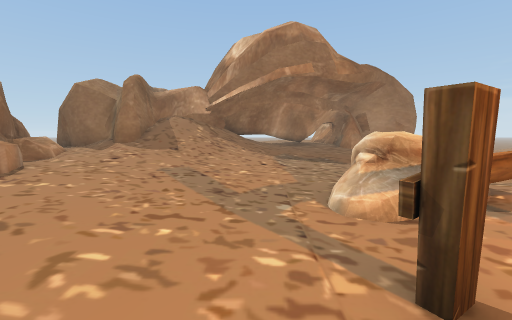
View 1 (above)

17 first-person views from a walk through a Unity game level. The camera is 1.4 m above the floor, tilts 6° down and sees 90° across. The floor is counted in squares, 1 m on a side. Each view is taken from the middle of a square. On the plan, view 1 faces up. The plan holds only what a view shows up to about 13 squares ahead; the rest is blank. The place goes on beyond the plan. Some surface patterns are stand-ins.

View 2
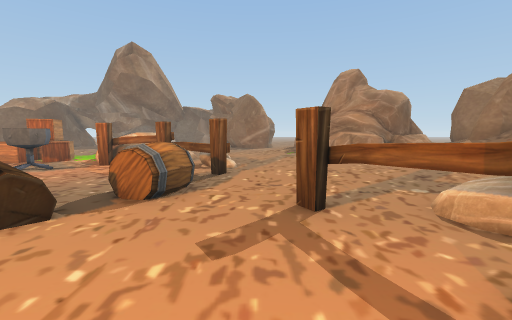

View 3
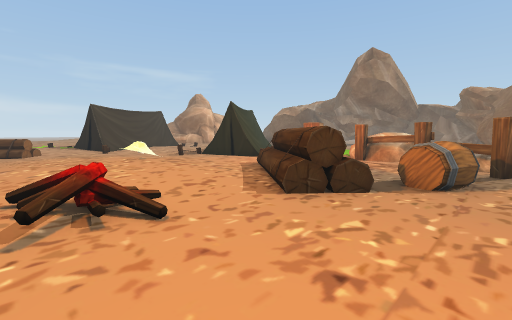

View 4
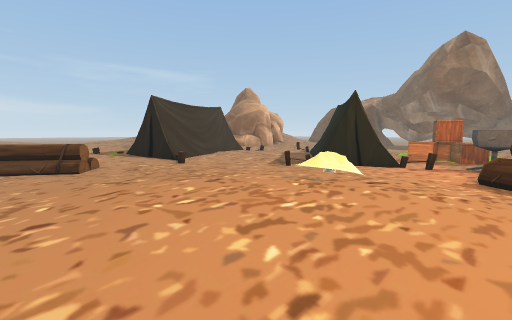

View 5
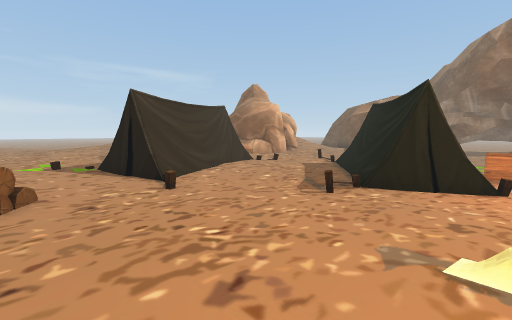

View 6
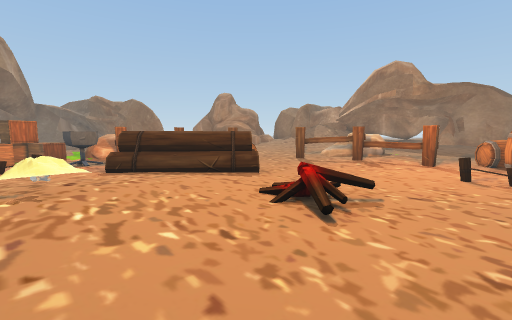

View 7
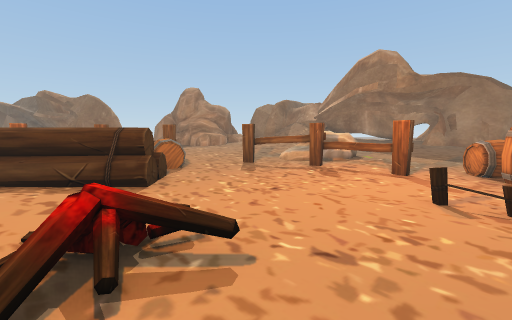

View 8
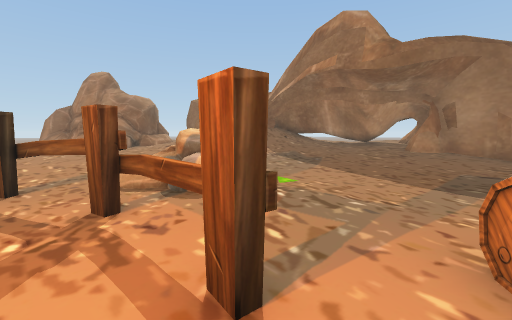

View 9
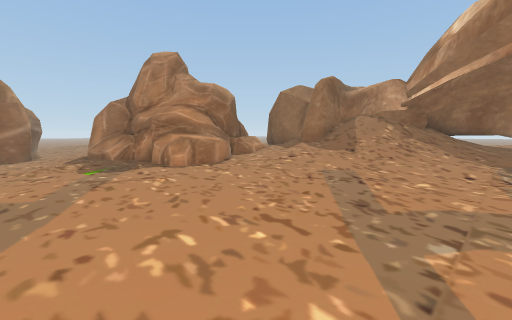

View 10
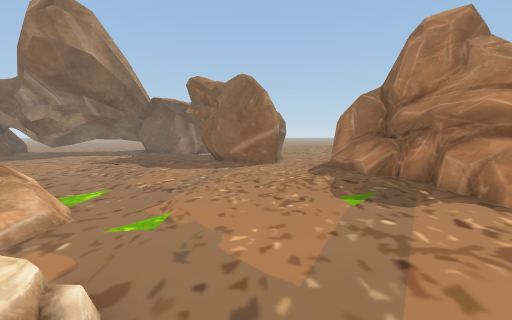

View 11
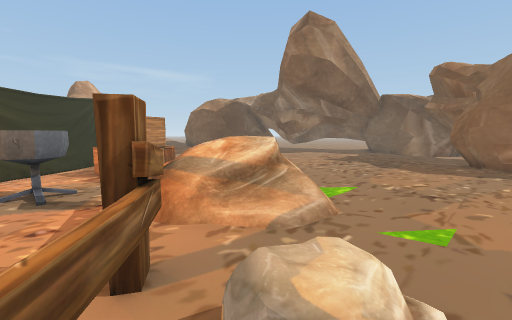

View 12
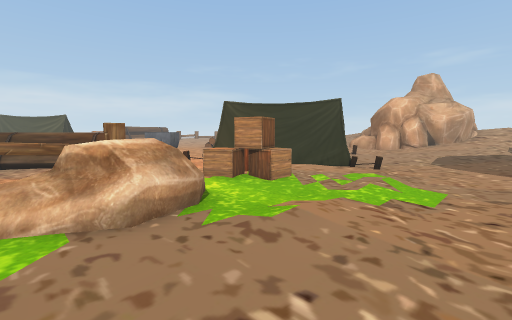

View 13
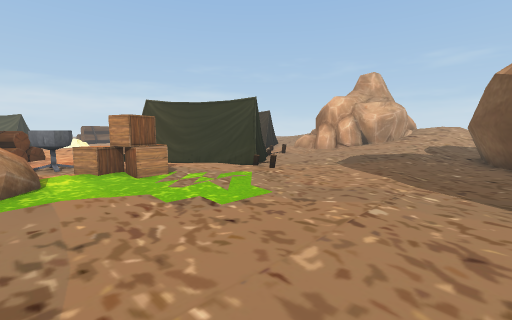

View 14
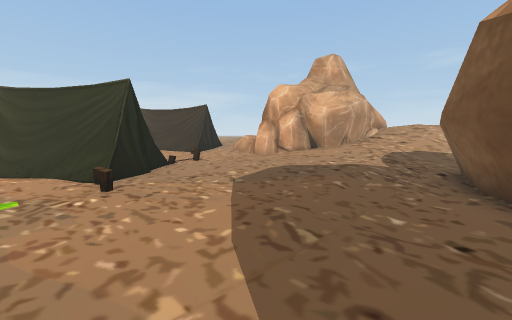

View 15
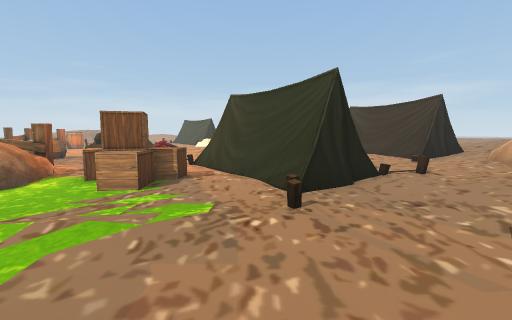

View 16
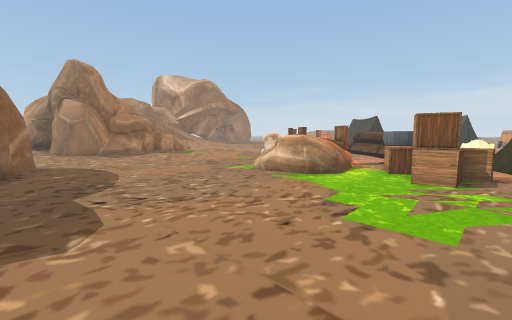

View 17
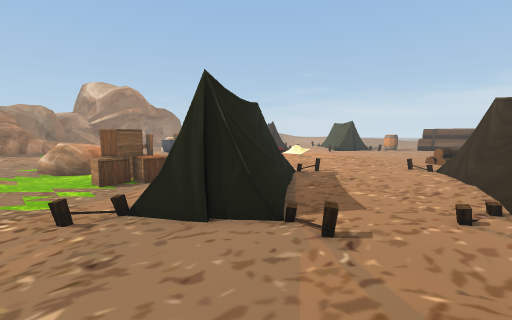

### Floor plan
Key: @ floor where view 1 was taken; # wall or solid block; x gap in a wall; . main floor; : floor 0.25 m higher than the main floor; + floor 0.5 m higher than the main floor; * floor 0.75 m higher than the main floor; / step, stairs or slope; = window, fence, low wall or low ledge; ^ raised ledge; R rock; B barrel; A box; N bonfire; O other object.
Columns run from 16 left of view 1 to 10 right of it. Each row starts with its distance up from view 1.
 17                       ##
 16                ###   +####
 15             #####*  +++:::
 14           #####//+ ++:::::
 13       #####=//////+:::::::
 12        ####=/////+::::::..
 11       #=////////+::::::...
 10       ##/*/////+::::......
  9       ###++////::::.......
  8       ##=++++:::::........
  7  #   ##^^^++:::::..  :....
  6  #######^^+::::::.RRRR:..BB
  5  :###=##^^:::::...RRR/:..BB
  4 ::/##//::::::::...//..=x=.B
  3 .::::::::::::::...##x==....
  2 #/:.:::::::::::...#........
  1 #/.......:::..:............
  0 #.......:::///#.@........=.
 -1 #..........RR== BB.........
 -2 .........//.#.  BB=........
 -3 ......../ /.#.....##.......
 -4 ......./   #.....#^=../ /..
 -5 .......RR  x....=^=.../O/..
 -6 ........RR ....=^^/.../N...
 -7 ....../.....OO..#=.::::....
 -8 .........AA.OO....::::::...
 -9 ........AAA...=...:://::..
-10 ........AAAA.....::://:::..
-11 ..........A..##...::::::::
-12 ...........=####..::::::::
-13 ..........######.=.:::::::
-14 ........:#####=..=.::::::.
-15 .........####.......:::::.
-16 .........##=....:....:....
-17 ..........O.........:..==.
-18 #.:/::/:::=:..:::::=:::==^
-19 ##:/::+:::::::::=####:::=
-20  #:/++++:/:::=#######:::
-21  #:///++##::::##    =:::

Positions as (right, up) in squares from view 1, and headings:
1: (0, 0), facing up
2: (6, 1), facing left
3: (8, 0), facing down-left
4: (9, -7), facing down-left
5: (7, -10), facing down-left
6: (10, -10), facing up-left
7: (10, -6), facing up-left
8: (9, 2), facing up-left
9: (1, 1), facing up-left
10: (-3, 1), facing left
11: (-3, 0), facing down-left
12: (-13, -3), facing down-right
13: (-16, -6), facing down-right
14: (-16, -12), facing down-right
15: (-14, -13), facing right
16: (-16, -11), facing up-right
17: (-10, -20), facing up-right
